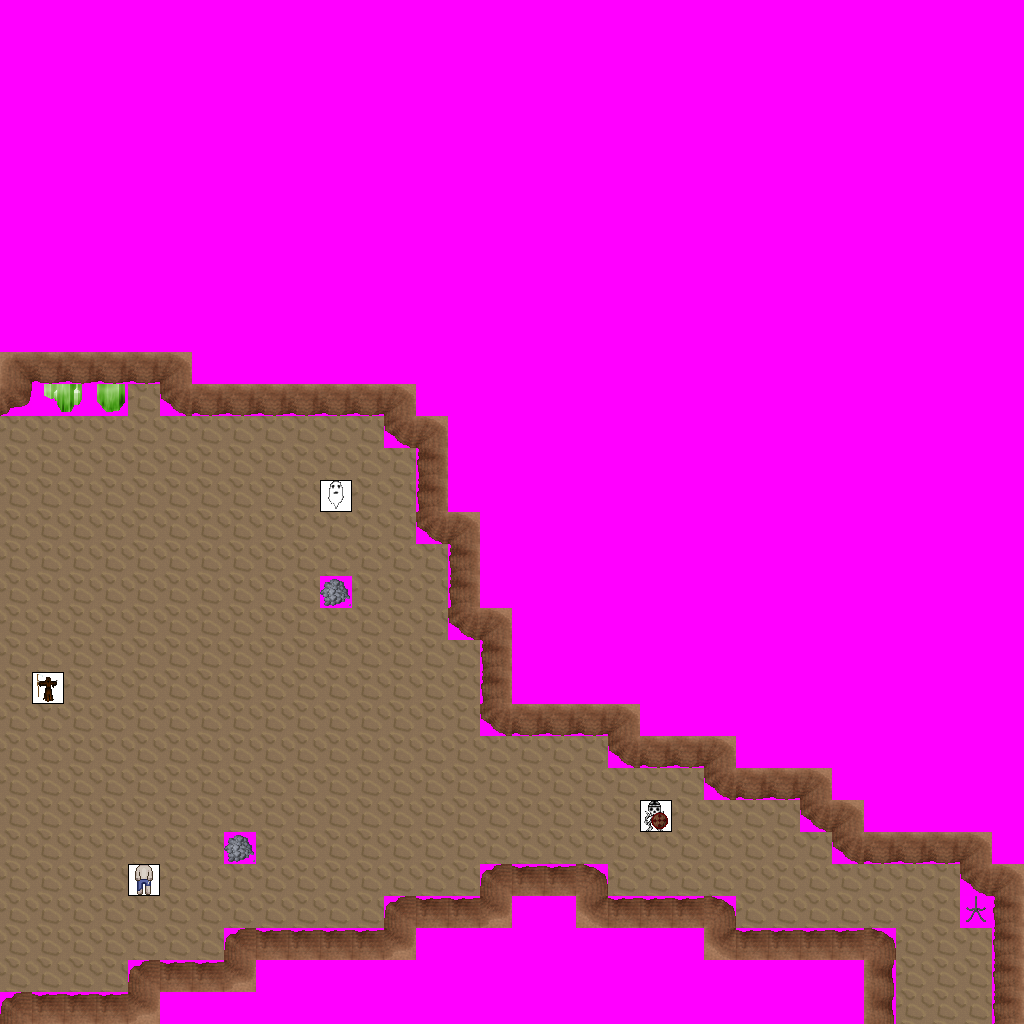

A level layout from a 2D game, rendered from its tile map. Below: a short description, then the map file with tile-grid data replaced by summaries:
An orthogonal 32x32 tile map with 32x32 px tiles, 6 tile layers (Ground, Objects, Above, Walkable, ...), 9 tilesets and 4 objects (2x newmap, from_east_0, from_north_0).

<map version="1.0" orientation="orthogonal" width="32" height="32" tilewidth="32" tileheight="32">
 <tileset firstgid="1" name="ground_brown" tilewidth="32" tileheight="32">
  <image source="../drawable/ground_brown.png" width="160" height="32" />
 </tileset>
 <tileset firstgid="6" name="furniture_light_iron_lamp" tilewidth="32" tileheight="32">
  <image source="../drawable/furniture_light_iron_lamp.png" width="32" height="96" />
 </tileset>
 <tileset firstgid="9" name="ground_rock_rocks_2" tilewidth="32" tileheight="32">
  <image source="../drawable/ground_rock_rocks_2.png" width="64" height="64" />
 </tileset>
 <tileset firstgid="13" name="ground_rock_green_crystal" tilewidth="32" tileheight="32">
  <image source="../drawable/ground_rock_green_crystal.png" width="96" height="96" />
 </tileset>
 <tileset firstgid="22" name="logic_creature_undead_skeleton" tilewidth="32" tileheight="32">
  <image source="../drawable/logic_creature_undead_skeleton.png" width="192" height="32" />
 </tileset>
 <tileset firstgid="28" name="logic_creature_undead_specter" tilewidth="32" tileheight="32">
  <image source="../drawable/logic_creature_undead_specter.png" width="192" height="32" />
 </tileset>
 <tileset firstgid="34" name="logic_creature_undead_zombie" tilewidth="32" tileheight="32">
  <image source="../drawable/logic_creature_undead_zombie.png" width="160" height="32" />
 </tileset>
 <tileset firstgid="39" name="building_wall_int_sandstone" tilewidth="32" tileheight="32">
  <image source="../drawable/building_wall_int_sandstone.png" width="96" height="160" />
 </tileset>
 <tileset firstgid="54" name="walkable_sentinel" tilewidth="32" tileheight="32">
  <image source="../drawable/walkable_sentinel.png" width="32" height="32" />
 </tileset>
 <layer name="Ground" width="32" height="32">
  <data>[1024 cells, 1024 non-empty, 2 distinct tile ids]</data>
 </layer>
 <layer name="Objects" width="32" height="32">
  <data>[1024 cells, 7 non-empty, 7 distinct tile ids]</data>
 </layer>
 <layer name="Above" width="32" height="32">
  <data>[1024 cells, 0 non-empty, 0 distinct tile ids]</data>
 </layer>
 <layer name="Walkable" width="32" height="32">
  <data>[1024 cells, 730 non-empty, 1 distinct tile ids]</data>
 </layer>
 <layer name="Objects_stendhal" width="32" height="32">
  <data>[1024 cells, 95 non-empty, 17 distinct tile ids]</data>
 </layer>
 <layer name="Objects_stendhal2" width="32" height="32">
  <data>[1024 cells, 4 non-empty, 4 distinct tile ids]</data>
 </layer>
 <objectgroup name="Mapevents" width="32" height="32">
  <object name="exit_west_0" type="newmap" x="0" y="416" width="32" height="576">
   <properties>
    <property name="map" value="level_1_amazon_tunnel_e_x1_y0" />
    <property name="place" value="from_west_0" />
   </properties>
  </object>
  <object name="exit_south_0" type="newmap" x="896" y="992" width="96" height="32">
   <properties>
    <property name="map" value="level_1_amazon_tunnel_e_x2_y1" />
    <property name="place" value="from_south_0" />
   </properties>
  </object>
 </objectgroup>
 <objectgroup name="Spawn" width="32" height="32">
  <object name="from_east_0" x="0" y="704" width="32" height="32" />
  <object name="from_north_0" x="928" y="992" width="32" height="32" />
 </objectgroup>
 <objectgroup name="Keys" width="32" height="32" />
 <objectgroup name="Replace" width="32" height="32" />
</map>
